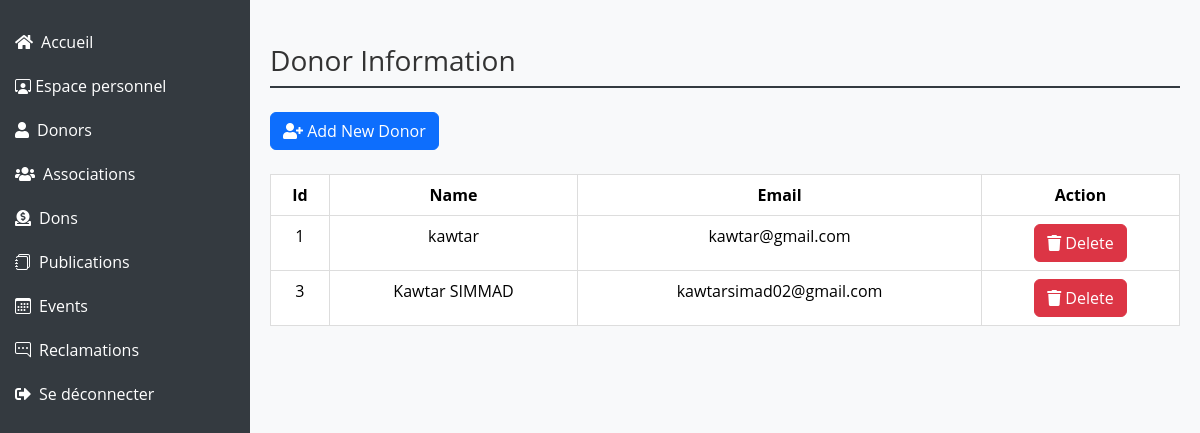
Before: /users/donors/ (signed in) with the older database file.
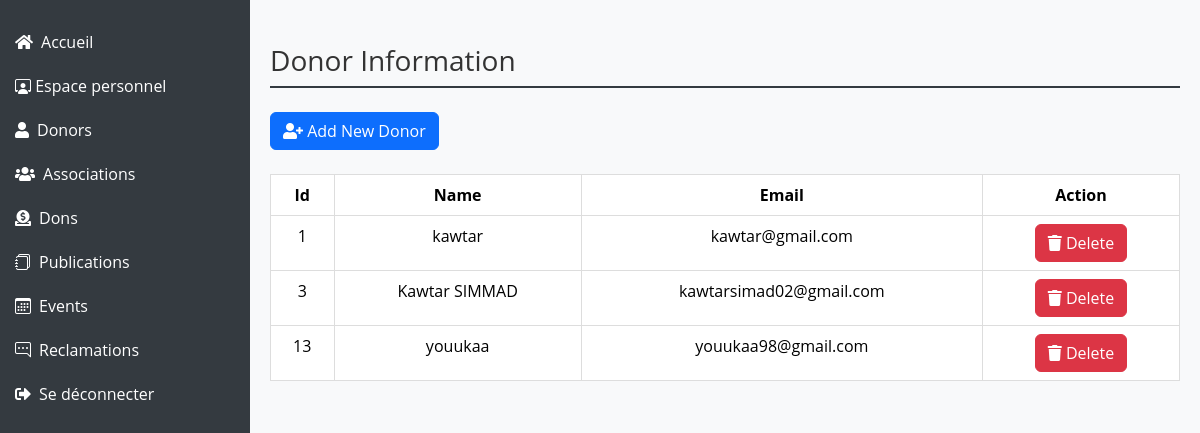
After: the same page with the newer database file.
### users/models.py (models this page shows, shortened)
class Donor(models.Model):
    user = models.OneToOneField(User, on_delete=models.CASCADE, blank=True, null=True, related_name='dashboard_donor')
    phone_number = models.CharField(max_length=20, null=True, blank=True)
    image = models.ImageField(upload_to='donor/profile', default='Default/user.png')
    objects = models.Manager()

class User(AbstractUser):
    is_association= models.BooleanField(default=False)
    is_donor = models.BooleanField(default=False)
    is_admin = models.BooleanField(default=False)
    groups = models.ManyToManyField(Group, related_name='user_groups')
    user_permissions = models.ManyToManyField(Permission, related_name='user_permissions')
    email_confirmed = models.BooleanField(default=False)
    confirmation_token = models.CharField(max_length=100, blank=True, null=True)

### users/views.py (the view)
# urls.py: path('donors/',views.donors,name='donors'),
def donors(request):
    user = request.user
    admin = Admin.objects.filter(user=user).first()
    donors=Donor.objects.all()
    context ={
        'admin': admin,
        'donors': donors,
    }
    return render (request,'users/donors.html',context)

### templates/users/donors.html (shortened to what this page needs)
{% load static %}
<!DOCTYPE html>
<html lang="en">
<head>
    <link href="https://cdn.jsdelivr.net/npm/bootstrap@5.3.2/dist/css/bootstrap.min.css" rel="stylesheet">
    <link href="https://cdnjs.cloudflare.com/ajax/libs/font-awesome/5.15.4/css/all.min.css" rel="stylesheet">
    <link href="https://cdn.jsdelivr.net/npm/bootstrap-icons/font/bootstrap-icons.css" rel="stylesheet">
</head>
<body>
<div class="sidebar">
    <ul class="nav flex-column">
        <li class="nav-item">
            <a class="nav-link text-white" href="/"><i class="fas fa-home me-2"></i>Accueil</a>
        </li>
        <li class="nav-item">
            <a class="nav-link text-white" href="{% url 'dashboardAdmin' %}"><i class="bi bi-person-workspace"></i></i> Espace personnel</a>
        </li>
        <li class="nav-item">
            <a class="nav-link text-white" href="{% url 'donors' %}"><i class="fas fa-user me-2"></i>Donors</a>
        </li>
        <li class="nav-item">
            <a class="nav-link text-white" href="{% url 'associations' %}"><i class="fas fa-users me-2"></i>Associations</a>
        </li>
        <li class="nav-item">
            <a class="nav-link text-white" href="{% url 'dons' %}"><i class="fas fa-donate me-2"></i>Dons</a>
        </li>
        <li class="nav-item">
            <a class="nav-link text-white" href="{% url 'publications' %}"><i class="bi bi-journals me-2"></i>Publications</a>
        </li>
        <li class="nav-item"><a class="nav-link" href="{% url 'events'%}">
            <i class="bi bi-calendar3 me-2"></i>Events
        </a></li>
        <li class="nav-item">
            <a class="nav-link text-white" href="{% url 'reclamations' %}"><i class="bi bi-chat-right-dots me-2"></i>Reclamations</a>
        </li>
        <li class="nav-item">
            <a class="nav-link text-white" href="{% url 'logout' %}"><i class="fas fa-sign-out-alt me-2"></i>Se déconnecter</a>
        </li>
    </ul>
</div>
<div class="main-content">
    <h1 class="mt-4">Donor Information</h1>
    <div class="mt-4 mb-4">
        <a href="{% url 'add_donor' %}" class="btn btn-primary"><i class="fas fa-user-plus"></i> Add New Donor</a>
    </div>
    <div class="table-responsive mt-4">
        <table class="table table-bordered table-hover">
            <thead class="thead-dark">
                <tr>
                    <th>Id</th>
                    <th>Name</th>
                    <th>Email</th>
                    <th>Action</th>
                </tr>
            </thead>
            <tbody>
                {% for donor in donors %}
                <tr>
                    <td>{{ donor.id }}</td>
                    <td>{{ donor.user.first_name }}</td>
                    <td>{{ donor.user.email }}</td>
                    <td style="text-align: center">
                        <a class="btn btn-danger" onclick="confirmDelete({{ donor.id }})"><i class="fas fa-trash"></i> Delete</a>
                    </td>
                </tr>
                {% endfor %}
            </tbody>
        </table>
    </div>
</div>
</body>
</html>

Changed rows visible on the page:
added Donor: id "13", user.first_name "youukaa", user.email "youukaa98@gmail.com"
